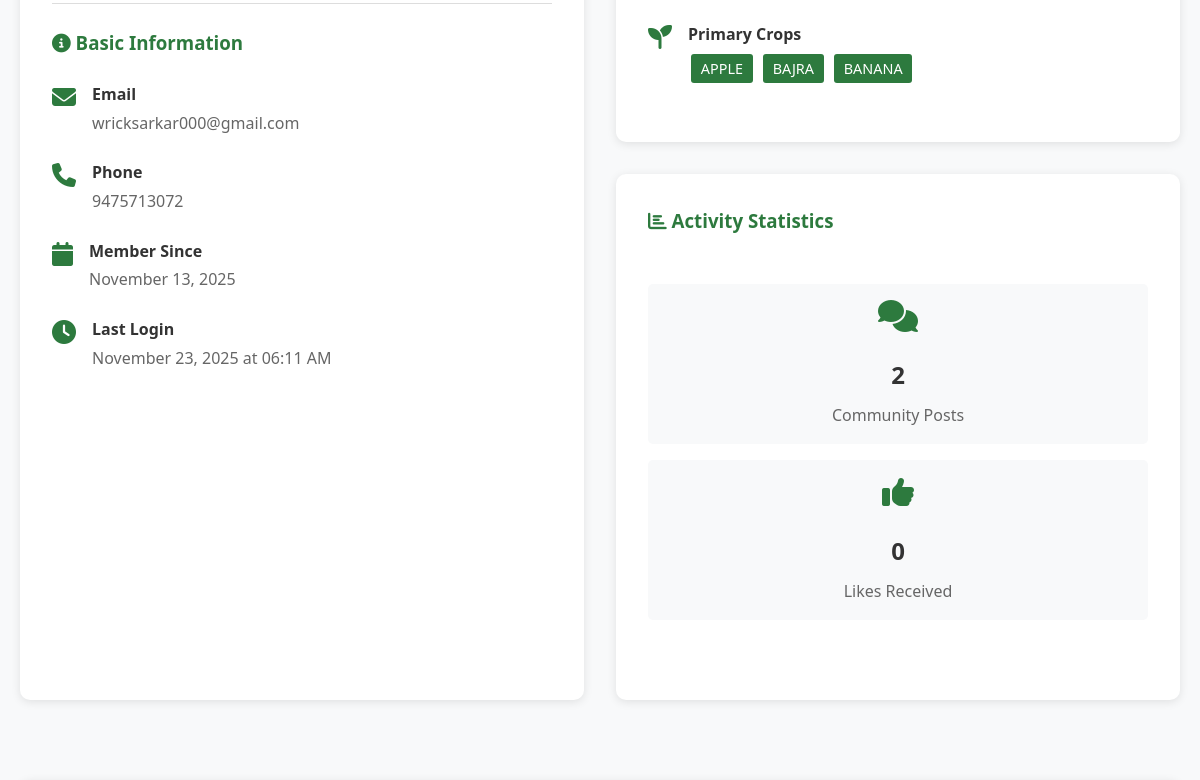
The page /profile (signed in, middle part) on the database as committed earlier.
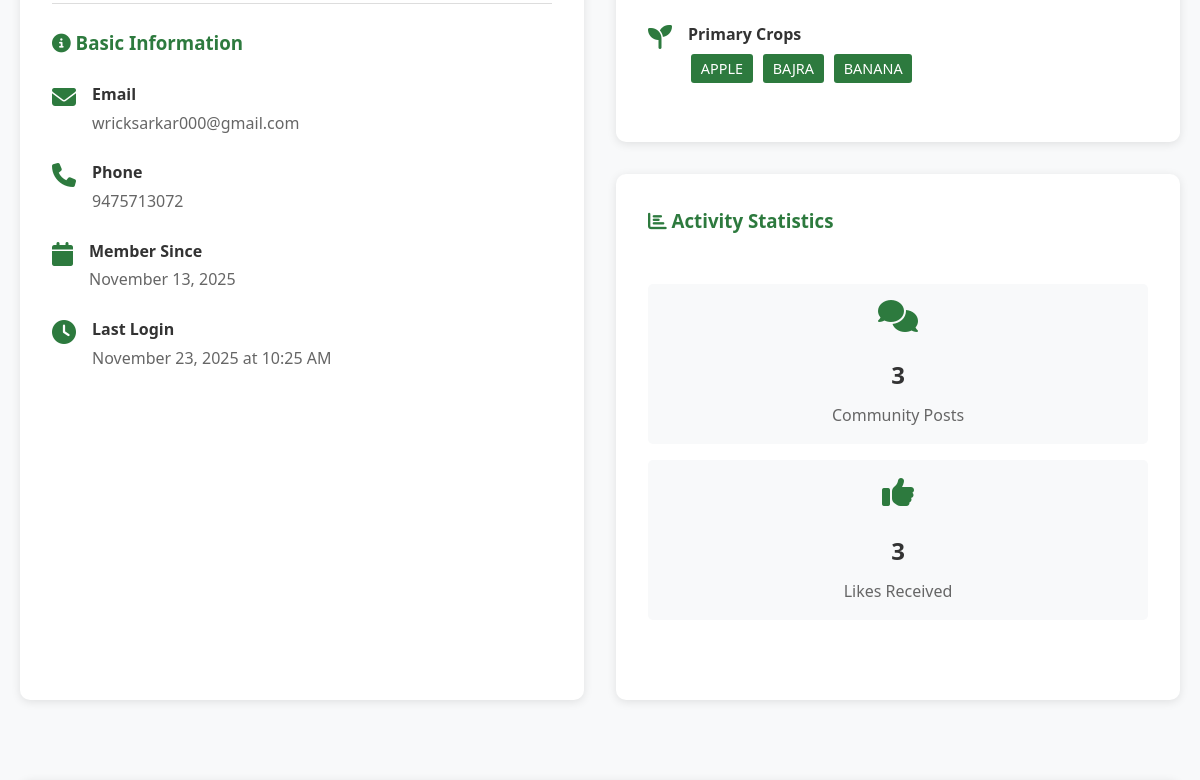
The same page on the database as committed later.
### models.py (models this page shows, shortened)
class User(UserMixin, db.Model):
    __tablename__ = 'users'
    id = db.Column(db.Integer, primary_key=True)
    full_name = db.Column(db.String(100), nullable=False)
    email = db.Column(db.String(120), unique=True, nullable=False, index=True)
    phone = db.Column(db.String(15), unique=True, nullable=False)
    password_hash = db.Column(db.String(256), nullable=False)
    user_type = db.Column(db.String(20), nullable=False)  # farmer, ngo, trader
    state = db.Column(db.String(50))
    district = db.Column(db.String(50))
    farm_size = db.Column(db.Float)
    primary_crops = db.Column(db.String(500))  # Comma-separated crop names
    created_at = db.Column(db.DateTime, default=datetime.utcnow)
    last_login = db.Column(db.DateTime)
    is_active = db.Column(db.Boolean, default=True)
    posts = db.relationship('CommunityPost', backref='author', lazy=True, cascade='all, delete-orphan')
    def get_primary_crops_list(self):
        if self.primary_crops:
            return [crop.strip() for crop in self.primary_crops.split(',')]
        return []

### app.py (the view)
@app.route('/profile')
@login_required
def profile():
    posts_count = CommunityPost.query.filter_by(user_id=current_user['id']).count()
    total_likes = db.session.query(db.func.sum(CommunityPost.likes))\
        .filter_by(user_id=current_user['id'])\
        .scalar() or 0
    return render_template('profile.html',
                         user=current_user['details'],
                         current_user=current_user,
                         posts_count=posts_count,
                         total_likes=total_likes)

### app.py (called while the page is built)
@login_manager.user_loader
def load_user(user_id):
    return User.query.get(int(user_id))

def login_required(f):
    @wraps(f)
    def decorated_function(*args, **kwargs):
        if current_user['is_authenticated'] == False:
            flash('Please login to access this page.', 'warning')
            return redirect(url_for('login'))
        return f(*args, **kwargs)
    return decorated_function

### templates/profile.html (shortened to what this page needs)
{% extends "base.html" %}
{% block content %}
<section>
    <div class="container">
        <div class="grid grid-2">
            <div class="card">
                <div style="border-top: 1px solid var(--border-color); padding-top: 1.5rem;">
                    <h3 style="margin-bottom: 1.5rem; color: var(--primary-color);">
                        <i class="fas fa-info-circle"></i> Basic Information
                    </h3>
                    <div class="profile-info-item">
                        <i class="fas fa-envelope"></i>
                        <div>
                            <strong>Email</strong>
                            <p>{{ user.email }}</p>
                        </div>
                    </div>
                    <div class="profile-info-item">
                        <i class="fas fa-phone"></i>
                        <div>
                            <strong>Phone</strong>
                            <p>{{ user.phone }}</p>
                        </div>
                    </div>
                    <div class="profile-info-item">
                        <i class="fas fa-calendar"></i>
                        <div>
                            <strong>Member Since</strong>
                            <p>{{ user.created_at.strftime('%B %d, %Y') }}</p>
                        </div>
                    </div>
                    {% if user.last_login %}
                    <div class="profile-info-item">
                        <i class="fas fa-clock"></i>
                        <div>
                            <strong>Last Login</strong>
                            <p>{{ user.last_login.strftime('%B %d, %Y at %I:%M %p') }}</p>
                        </div>
                    </div>
                    {% endif %}
                </div>
            </div>
            {% if user.user_type == 'farmer' %}
            <div>
                <div class="card">
                    {% if user.primary_crops %}
                    <div class="profile-info-item">
                        <i class="fas fa-seedling"></i>
                        <div>
                            <strong>Primary Crops</strong>
                            <p>
                                {% for crop in user.get_primary_crops_list() %}
                                    <span style="display: inline-block; background-color: var(--primary-color); color: white; padding: 0.2rem 0.6rem; border-radius: 3px; margin: 0.2rem; font-size: 0.9rem;">
                                        {{ crop }}
                                    </span>
                                {% endfor %}
                            </p>
                        </div>
                    </div>
                    {% endif %}
                </div>
                <div class="card mt-2">
                    <h3 style="color: var(--primary-color); margin-bottom: 1.5rem;">
                        <i class="fas fa-chart-bar"></i> Activity Statistics
                    </h3>
                    <div class="grid grid-2" style="gap: 1rem;">
                        <div style="text-align: center; background-color: var(--light-bg); padding: 1rem; border-radius: 5px;">
                            <i class="fas fa-comments fa-2x text-primary mb-1"></i>
                            <h2 style="margin: 0.5rem 0;">{{ posts_count }}</h2>
                            <p style="margin: 0; color: var(--text-light);">Community Posts</p>
                        </div>
                        <div style="text-align: center; background-color: var(--light-bg); padding: 1rem; border-radius: 5px;">
                            <i class="fas fa-thumbs-up fa-2x text-primary mb-1"></i>
                            <h2 style="margin: 0.5rem 0;">{{ total_likes }}</h2>
                            <p style="margin: 0; color: var(--text-light);">Likes Received</p>
                        </div>
                    </div>
                </div>
            </div>
            {% endif %}
        </div>
    </div>
</section>
{% endblock %}

Rows that differ between the two databases and show on the page:
changed User "wricksarkar000@gmail.com": last_login "November 23, 2025 at 06:11 AM" → "November 23, 2025 at 10:25 AM"
Other text that changed with them:
{{ posts_count }}: "2" → "3"
{{ total_likes }}: "0" → "3"
